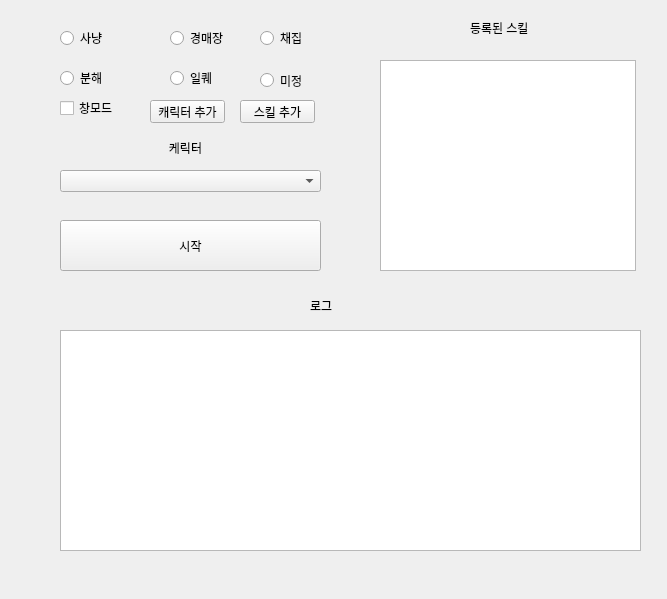
<?xml version="1.0" encoding="UTF-8"?>
<ui version="4.0">
 <class>Form</class>
 <widget class="QWidget" name="Form">
  <property name="geometry">
   <rect>
    <x>0</x>
    <y>0</y>
    <width>667</width>
    <height>599</height>
   </rect>
  </property>
  <property name="windowTitle">
   <string>Form</string>
  </property>
  <widget class="QRadioButton" name="radioButton">
   <property name="geometry">
    <rect>
     <x>60</x>
     <y>30</y>
     <width>90</width>
     <height>16</height>
    </rect>
   </property>
   <property name="text">
    <string>사냥</string>
   </property>
  </widget>
  <widget class="QRadioButton" name="radioButton_2">
   <property name="geometry">
    <rect>
     <x>60</x>
     <y>70</y>
     <width>90</width>
     <height>16</height>
    </rect>
   </property>
   <property name="text">
    <string>분해</string>
   </property>
  </widget>
  <widget class="QRadioButton" name="radioButton_3">
   <property name="geometry">
    <rect>
     <x>170</x>
     <y>30</y>
     <width>90</width>
     <height>16</height>
    </rect>
   </property>
   <property name="text">
    <string>경매장</string>
   </property>
  </widget>
  <widget class="QRadioButton" name="radioButton_4">
   <property name="geometry">
    <rect>
     <x>170</x>
     <y>70</y>
     <width>90</width>
     <height>16</height>
    </rect>
   </property>
   <property name="text">
    <string>일퀘</string>
   </property>
  </widget>
  <widget class="QRadioButton" name="radioButton_5">
   <property name="geometry">
    <rect>
     <x>260</x>
     <y>30</y>
     <width>90</width>
     <height>16</height>
    </rect>
   </property>
   <property name="text">
    <string>채집</string>
   </property>
  </widget>
  <widget class="QComboBox" name="comboBox">
   <property name="geometry">
    <rect>
     <x>60</x>
     <y>170</y>
     <width>261</width>
     <height>22</height>
    </rect>
   </property>
  </widget>
  <widget class="QLabel" name="label">
   <property name="geometry">
    <rect>
     <x>60</x>
     <y>140</y>
     <width>251</width>
     <height>16</height>
    </rect>
   </property>
   <property name="text">
    <string>케릭터</string>
   </property>
   <property name="textFormat">
    <enum>Qt::PlainText</enum>
   </property>
   <property name="alignment">
    <set>Qt::AlignCenter</set>
   </property>
  </widget>
  <widget class="QPushButton" name="pushButton">
   <property name="geometry">
    <rect>
     <x>60</x>
     <y>220</y>
     <width>261</width>
     <height>51</height>
    </rect>
   </property>
   <property name="text">
    <string>시작</string>
   </property>
  </widget>
  <widget class="QRadioButton" name="radioButton_6">
   <property name="geometry">
    <rect>
     <x>260</x>
     <y>70</y>
     <width>90</width>
     <height>21</height>
    </rect>
   </property>
   <property name="text">
    <string>미정</string>
   </property>
  </widget>
  <widget class="QTableWidget" name="tableWidget">
   <property name="geometry">
    <rect>
     <x>380</x>
     <y>60</y>
     <width>256</width>
     <height>211</height>
    </rect>
   </property>
  </widget>
  <widget class="QLabel" name="label_2">
   <property name="geometry">
    <rect>
     <x>470</x>
     <y>20</y>
     <width>71</width>
     <height>16</height>
    </rect>
   </property>
   <property name="text">
    <string>등록된 스킬</string>
   </property>
  </widget>
  <widget class="QPlainTextEdit" name="plainTextEdit">
   <property name="geometry">
    <rect>
     <x>60</x>
     <y>330</y>
     <width>581</width>
     <height>221</height>
    </rect>
   </property>
  </widget>
  <widget class="QLabel" name="label_3">
   <property name="geometry">
    <rect>
     <x>310</x>
     <y>300</y>
     <width>56</width>
     <height>12</height>
    </rect>
   </property>
   <property name="text">
    <string>로그</string>
   </property>
  </widget>
  <widget class="QCheckBox" name="checkBox">
   <property name="geometry">
    <rect>
     <x>60</x>
     <y>100</y>
     <width>81</width>
     <height>16</height>
    </rect>
   </property>
   <property name="text">
    <string>창모드</string>
   </property>
  </widget>
  <widget class="QPushButton" name="pushButton_2">
   <property name="geometry">
    <rect>
     <x>150</x>
     <y>100</y>
     <width>75</width>
     <height>23</height>
    </rect>
   </property>
   <property name="text">
    <string>캐릭터 추가</string>
   </property>
  </widget>
  <widget class="QPushButton" name="pushButton_3">
   <property name="geometry">
    <rect>
     <x>240</x>
     <y>100</y>
     <width>75</width>
     <height>23</height>
    </rect>
   </property>
   <property name="text">
    <string>스킬 추가</string>
   </property>
  </widget>
 </widget>
 <resources/>
 <connections/>
</ui>
